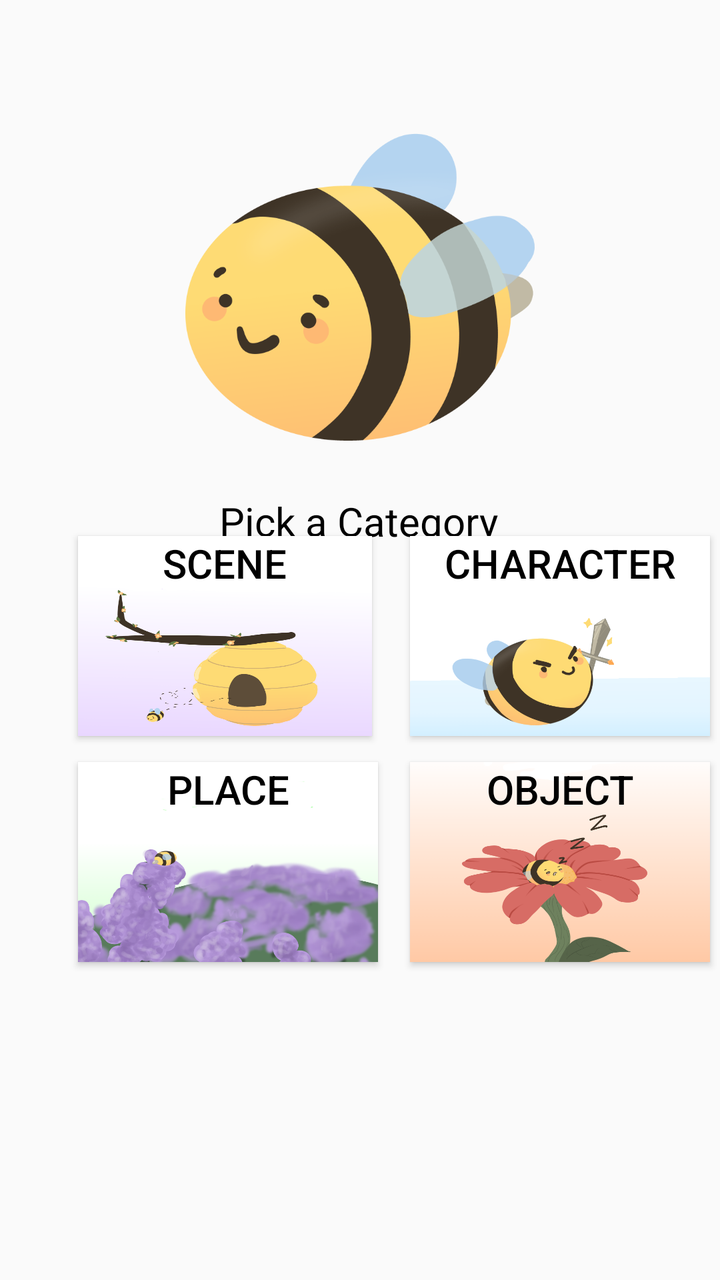
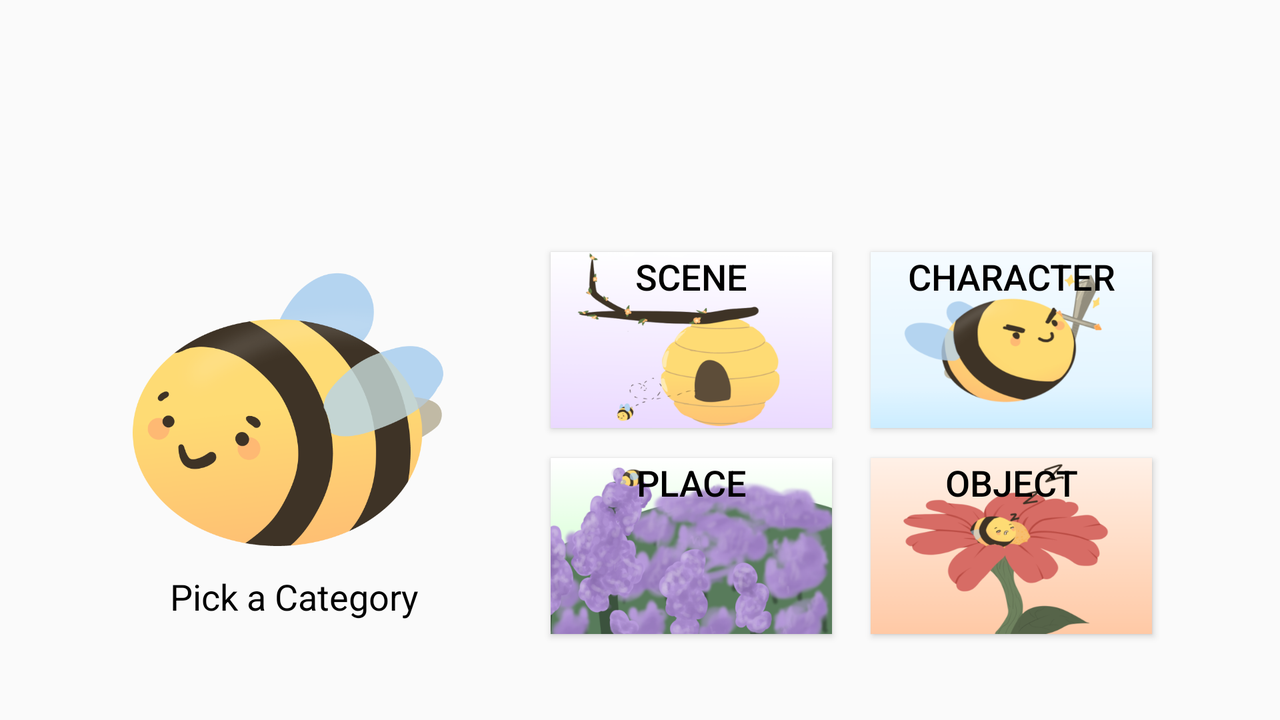

One screen, two layout resources from the same app: the default and the repository's alternative for another configuration. Each is rendered where Android would select it; the XML of both is given below.
<!-- AndroidManifest.xml: application theme AppTheme -->
<!-- res/layout/fragment_home.xml -->
<?xml version="1.0" encoding="utf-8"?>
<android.support.constraint.ConstraintLayout xmlns:android="http://schemas.android.com/apk/res/android"
    xmlns:app="http://schemas.android.com/apk/res-auto"
    xmlns:tools="http://schemas.android.com/tools"
    android:id="@+id/container"
    android:layout_width="match_parent"
    android:layout_height="match_parent"
    tools:context=".MainActivity"
    tools:layout_editor_absoluteY="81dp">

    <android.support.constraint.Guideline
        android:id="@+id/topguideline"
        android:layout_width="wrap_content"
        android:layout_height="wrap_content"
        android:orientation="horizontal"
        app:layout_constraintGuide_begin="55dp" />

    <ImageView
        android:id="@+id/imageView"
        android:layout_width="0dp"
        android:layout_height="0dp"
        app:layout_constraintDimensionRatio="1:1"
        app:layout_constraintEnd_toEndOf="parent"
        app:layout_constraintStart_toStartOf="parent"
        app:layout_constraintTop_toTopOf="@+id/topguideline"
        app:layout_constraintWidth_default="percent"
        app:layout_constraintWidth_percent=".5"
        app:srcCompat="@drawable/bumble" />

    <Button
        android:layout_width="150dp"
        android:layout_height="100dp"
        android:background="@drawable/bumblecharactercropped"
        android:elevation="@dimen/cardview_default_elevation"
        android:gravity="top|center_horizontal"
        android:onClick="getPrompt"
        android:text="Character"
        android:textColor="#000000"
        android:textSize="20sp"
        app:layout_constraintEnd_toStartOf="@+id/guideline4"
        app:layout_constraintTop_toTopOf="@+id/guideline" />

    <Button
        android:layout_width="147dp"
        android:layout_height="100dp"
        android:background="@drawable/bumblescenecropped"
        android:elevation="@dimen/cardview_default_elevation"
        android:gravity="top|center_horizontal"
        android:onClick="getPrompt"
        android:text="Scene"
        android:textColor="#000000"
        android:textSize="20sp"
        app:layout_constraintStart_toStartOf="@+id/guideline3"
        app:layout_constraintTop_toTopOf="@+id/guideline" />

    <Button
        android:layout_width="150dp"
        android:layout_height="100dp"
        android:background="@drawable/bumbleplacecropped"
        android:elevation="@dimen/cardview_default_elevation"
        android:gravity="top|center_horizontal"
        android:onClick="getPrompt"
        android:text="Place"
        android:textColor="#000000"
        android:textSize="20sp"
        app:layout_constraintBottom_toTopOf="@+id/guideline2"
        app:layout_constraintStart_toStartOf="@+id/guideline3" />

    <Button
        android:layout_width="150dp"
        android:layout_height="100dp"
        android:background="@drawable/bumbleobjectcropped"
        android:elevation="@dimen/cardview_default_elevation"
        android:gravity="top|center_horizontal"
        android:onClick="getPrompt"
        android:text="Object"
        android:textColor="#000000"
        android:textSize="20sp"
        app:layout_constraintBottom_toTopOf="@+id/guideline2"
        app:layout_constraintEnd_toStartOf="@+id/guideline4" />


    <android.support.constraint.Guideline
        android:id="@+id/guideline"
        android:layout_width="wrap_content"
        android:layout_height="wrap_content"
        android:orientation="horizontal"
        app:layout_constraintGuide_begin="268dp" />

    <android.support.constraint.Guideline
        android:id="@+id/guideline2"
        android:layout_width="wrap_content"
        android:layout_height="wrap_content"
        android:orientation="horizontal"
        app:layout_constraintGuide_begin="481dp" />

    <android.support.constraint.Guideline
        android:id="@+id/guideline3"
        android:layout_width="wrap_content"
        android:layout_height="wrap_content"
        android:orientation="vertical"
        app:layout_constraintGuide_begin="39dp" />

    <android.support.constraint.Guideline
        android:id="@+id/guideline4"
        android:layout_width="wrap_content"
        android:layout_height="wrap_content"
        android:orientation="vertical"
        app:layout_constraintGuide_begin="355dp" />

    <TextView
        android:id="@+id/textView"
        android:layout_width="wrap_content"
        android:layout_height="wrap_content"
        android:layout_marginTop="12dp"
        android:layout_marginEnd="8dp"
        android:layout_marginRight="8dp"
        android:text="Pick a Category"
        android:textColor="#000000"
        android:textSize="20dp"
        app:layout_constraintEnd_toEndOf="parent"
        app:layout_constraintHorizontal_bias="0.516"
        app:layout_constraintStart_toStartOf="parent"
        app:layout_constraintTop_toBottomOf="@+id/imageView" />


</android.support.constraint.ConstraintLayout>
<!-- resources referenced by this layout -->
<resources>
  <!-- drawable bumble: png bitmap (drawable, 63418 bytes) -->
  <!-- drawable bumblecharactercropped: png bitmap (drawable, 38380 bytes) -->
  <!-- drawable bumbleobjectcropped: png bitmap (drawable, 53545 bytes) -->
  <!-- drawable bumbleplacecropped: png bitmap (drawable, 209513 bytes) -->
  <!-- drawable bumblescenecropped: png bitmap (drawable, 45318 bytes) -->
  <style name="AppTheme" parent="Theme.AppCompat.Light.DarkActionBar">
          
          <item name="colorPrimary">@color/colorPrimary</item>
          <item name="colorPrimaryDark">@color/colorPrimaryDark</item>
          <item name="colorAccent">@color/colorAccent</item>
      </style>
  <color name="colorPrimary">#3F51B5</color>
  <color name="colorPrimaryDark">#303F9F</color>
  <color name="colorAccent">#FF4081</color>
</resources>
<!-- res/layout-land/fragment_home.xml (the repository's variant of the layout above) -->
<!-- drawn on the phone turned sideways -->
<?xml version="1.0" encoding="utf-8"?>
<android.support.constraint.ConstraintLayout xmlns:android="http://schemas.android.com/apk/res/android"
    xmlns:app="http://schemas.android.com/apk/res-auto"
    xmlns:tools="http://schemas.android.com/tools"
    android:id="@+id/container"
    android:layout_width="match_parent"
    android:layout_height="match_parent"
    tools:context=".MainActivity">

    <ImageView
        android:id="@+id/bumble"
        android:layout_width="@dimen/zeroDP"
        android:layout_height="@dimen/zeroDP"
        android:contentDescription="@string/bumblebee"
        app:layout_constraintDimensionRatio="@string/bumbleImageRatio"
        app:layout_constraintEnd_toEndOf="parent"
        app:layout_constraintHorizontal_bias="0.0"
        app:layout_constraintStart_toStartOf="@+id/guidelineleft"
        app:layout_constraintTop_toTopOf="@+id/beeTopGuideline"
        app:layout_constraintWidth_default="percent"
        app:layout_constraintWidth_percent=".25"
        app:srcCompat="@drawable/bumble" />

    <Button
        android:id="@+id/characterbutton"
        android:layout_width="@dimen/zeroDP"
        android:layout_height="@dimen/zeroDP"
        android:background="@drawable/bumblecharacterbutton"
        android:elevation="@dimen/cardview_default_elevation"
        android:layout_marginBottom="@dimen/homeButtonMarginBottom"
        android:gravity="top|center_horizontal"
        android:onClick="getPrompt"
        android:text="@string/characterButtonText"
        android:textColor="@color/black"
        android:textSize="@dimen/homebuttontext"
        app:layout_constraintDimensionRatio="@string/buttonDimensionRatio"
        app:layout_constraintEnd_toStartOf="@+id/guidelineright"
        app:layout_constraintTop_toTopOf="@+id/beeTopGuideline"
        app:layout_constraintWidth_default="percent"
        app:layout_constraintWidth_percent=".22"
        tools:targetApi="lollipop" />

    <Button
        android:id="@+id/scenebutton"
        android:layout_width="@dimen/zeroDP"
        android:layout_height="@dimen/zeroDP"
        android:background="@drawable/bumblescenetbutton"
        android:elevation="@dimen/cardview_default_elevation"
        android:layout_marginBottom="@dimen/homeButtonMarginBottom"
        android:gravity="top|center_horizontal"
        android:onClick="getPrompt"
        android:text="@string/sceneButtonText"
        android:textColor="@color/black"
        android:textSize="@dimen/homebuttontext"
        app:layout_constraintDimensionRatio="@string/buttonDimensionRatio"
        app:layout_constraintStart_toStartOf="@+id/guidelinemiddle"
        app:layout_constraintTop_toTopOf="@+id/beeTopGuideline"
        app:layout_constraintWidth_default="percent"
        app:layout_constraintWidth_percent=".22"
        tools:targetApi="lollipop" />

    <Button
        android:id="@+id/placebutton"
        android:layout_width="@dimen/zeroDP"
        android:layout_height="@dimen/zeroDP"
        android:layout_marginTop="@dimen/homeButtonMarginBottom"
        android:background="@drawable/bumbleplacebutton"
        android:elevation="@dimen/cardview_default_elevation"
        android:gravity="top|center_horizontal"
        android:onClick="getPrompt"
        android:text="@string/placeButtonText"
        android:textColor="@color/black"
        android:textSize="@dimen/homebuttontext"
        app:layout_constraintDimensionRatio="@string/buttonDimensionRatio"
        app:layout_constraintStart_toStartOf="@+id/guidelinemiddle"
        app:layout_constraintTop_toBottomOf="@+id/scenebutton"
        app:layout_constraintWidth_default="percent"
        app:layout_constraintWidth_percent=".22"
        tools:targetApi="lollipop" />

    <Button
        android:id="@+id/objectbutton"
        android:layout_width="@dimen/zeroDP"
        android:layout_height="@dimen/zeroDP"
        android:layout_marginTop="@dimen/homeButtonMarginBottom"
        android:background="@drawable/bumbleobjectbutton"
        android:elevation="@dimen/cardview_default_elevation"
        android:gravity="top|center_horizontal"
        android:onClick="getPrompt"
        android:text="@string/objectButtonText"
        android:textColor="@color/black"
        android:textSize="@dimen/homebuttontext"
        app:layout_constraintDimensionRatio="@string/buttonDimensionRatio"
        app:layout_constraintEnd_toStartOf="@+id/guidelineright"
        app:layout_constraintTop_toBottomOf="@+id/characterbutton"
        app:layout_constraintWidth_default="percent"
        app:layout_constraintWidth_percent=".22"
        tools:targetApi="lollipop" />


    <android.support.constraint.Guideline
        android:id="@+id/guidelinebottombutton"
        android:layout_width="wrap_content"
        android:layout_height="wrap_content"
        android:orientation="horizontal"
        app:layout_constraintGuide_percent="0.80" />

    <android.support.constraint.Guideline
        android:id="@+id/guidelinemiddle"
        android:layout_width="wrap_content"
        android:layout_height="wrap_content"
        android:orientation="vertical"
        app:layout_constraintGuide_percent="0.43" />

    <android.support.constraint.Guideline
        android:id="@+id/guidelineright"
        android:layout_width="wrap_content"
        android:layout_height="wrap_content"
        android:orientation="vertical"
        app:layout_constraintGuide_percent="0.9" />

    <TextView
        android:id="@+id/pickCategory"
        android:layout_width="wrap_content"
        android:layout_height="wrap_content"
        android:layout_marginStart="@dimen/eightDP"
        android:layout_marginLeft="@dimen/eightDP"
        android:layout_marginTop="@dimen/zeroDP"
        android:text="@string/pickCategoryText"
        android:textColor="@color/black"
        android:textSize="@dimen/homebuttontext"
        app:layout_constraintEnd_toEndOf="parent"
        app:layout_constraintHorizontal_bias="0.029"
        app:layout_constraintStart_toStartOf="@+id/guidelineleft"
        app:layout_constraintTop_toBottomOf="@+id/bumble" />

    <android.support.constraint.Guideline
        android:id="@+id/guidelineleft"
        android:layout_width="wrap_content"
        android:layout_height="wrap_content"
        android:orientation="vertical"
        app:layout_constraintGuide_percent="0.1"  />

    <android.support.constraint.Guideline
        android:id="@+id/beeTopGuideline"
        android:layout_width="wrap_content"
        android:layout_height="wrap_content"
        android:orientation="horizontal"
        app:layout_constraintGuide_percent="0.35" />


</android.support.constraint.ConstraintLayout>
<!-- resources referenced by the variant -->
<!-- as the phone turned sideways resolves them -->
<resources>
  <color name="black">#000000</color>
  <dimen name="eightDP">8dp</dimen>
  <!-- from res/values-sw320dp/ -->
  <dimen name="homeButtonMarginBottom">15dp</dimen>
  <!-- from res/values-sw320dp/ -->
  <dimen name="homebuttontext">18sp</dimen>
  <dimen name="zeroDP">0dp</dimen>
  <!-- drawable bumble: png bitmap (drawable, 63418 bytes) -->
  <!-- drawable bumblecharacterbutton: png bitmap (drawable, 37573 bytes) -->
  <!-- drawable bumbleobjectbutton: png bitmap (drawable, 44437 bytes) -->
  <!-- drawable bumbleplacebutton: png bitmap (drawable, 135316 bytes) -->
  <!-- drawable bumblescenetbutton: png bitmap (drawable, 32844 bytes) -->
  <string name="bumbleImageRatio">1:1</string>
  <string name="bumblebee">BumbleBee</string>
  <string name="buttonDimensionRatio">8:5</string>
  <string name="characterButtonText">Character</string>
  <string name="objectButtonText">Object</string>
  <string name="pickCategoryText">Pick a Category</string>
  <string name="placeButtonText">Place</string>
  <string name="sceneButtonText">Scene</string>
  <style name="AppTheme" parent="Theme.AppCompat.Light.DarkActionBar">
          
          <item name="colorPrimary">@color/colorPrimary</item>
          <item name="colorPrimaryDark">@color/colorPrimaryDark</item>
          <item name="colorAccent">@color/colorAccent</item>
      </style>
  <color name="colorPrimary">#3F51B5</color>
  <color name="colorPrimaryDark">#303F9F</color>
  <color name="colorAccent">#FF4081</color>
</resources>
